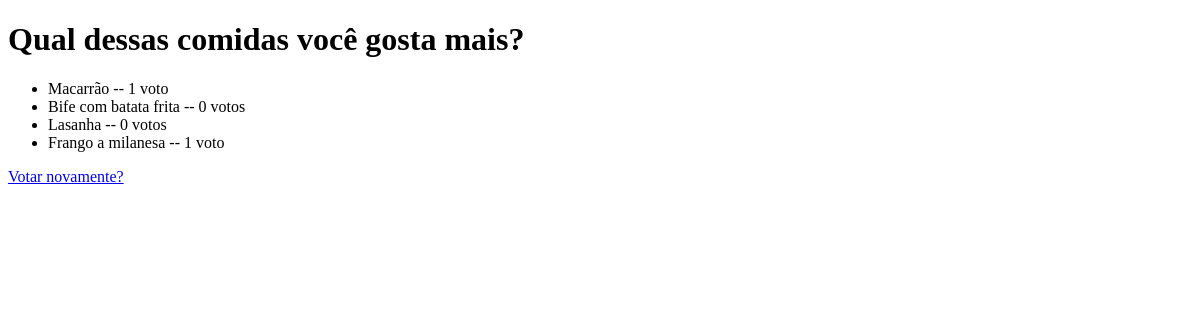
Before: /polls/5/results/ with the older database file.
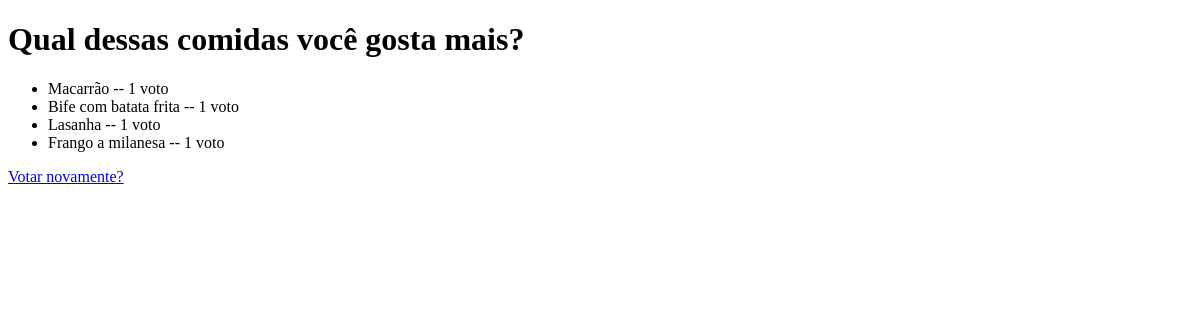
After: the same page with the newer database file.
### polls/models.py (models this page shows, shortened)
class Question(models.Model):
    question_text = models.CharField(max_length=200)
    pub_date = models.DateTimeField("data published")

class Choice(models.Model):
    question = models.ForeignKey(Question, on_delete=models.CASCADE)
    choice_text = models.CharField(max_length=200)
    votes = models.IntegerField(default=0)

### polls/views.py (the view)
# urls.py: path("<int:pk>/results/", views.ResultsView.as_view(), name="results"),
class ResultsView(generic.DetailView):
    model = Question
    template_name = "polls/results.html"

### polls/templates/polls/results.html (shortened to what this page needs)
<!DOCTYPE html>
<html>
<head>
</head>
<body>
    <h1>{{ question.question_text }}</h1>
    <ul>
    {% for choice in question.choice_set.all %}
        <li>{{ choice.choice_text }} -- {{ choice.votes }} voto{{ choice.votes|pluralize }}</li>
    {% endfor %}
    </ul>
    <a href="{% url 'polls:detail' question.id %}">Votar novamente?</a>
</body>
</html>

Changed rows visible on the page:
changed Choice "Bife com batata frita": votes "0" → "1"
changed Choice "Lasanha": votes "0" → "1"
